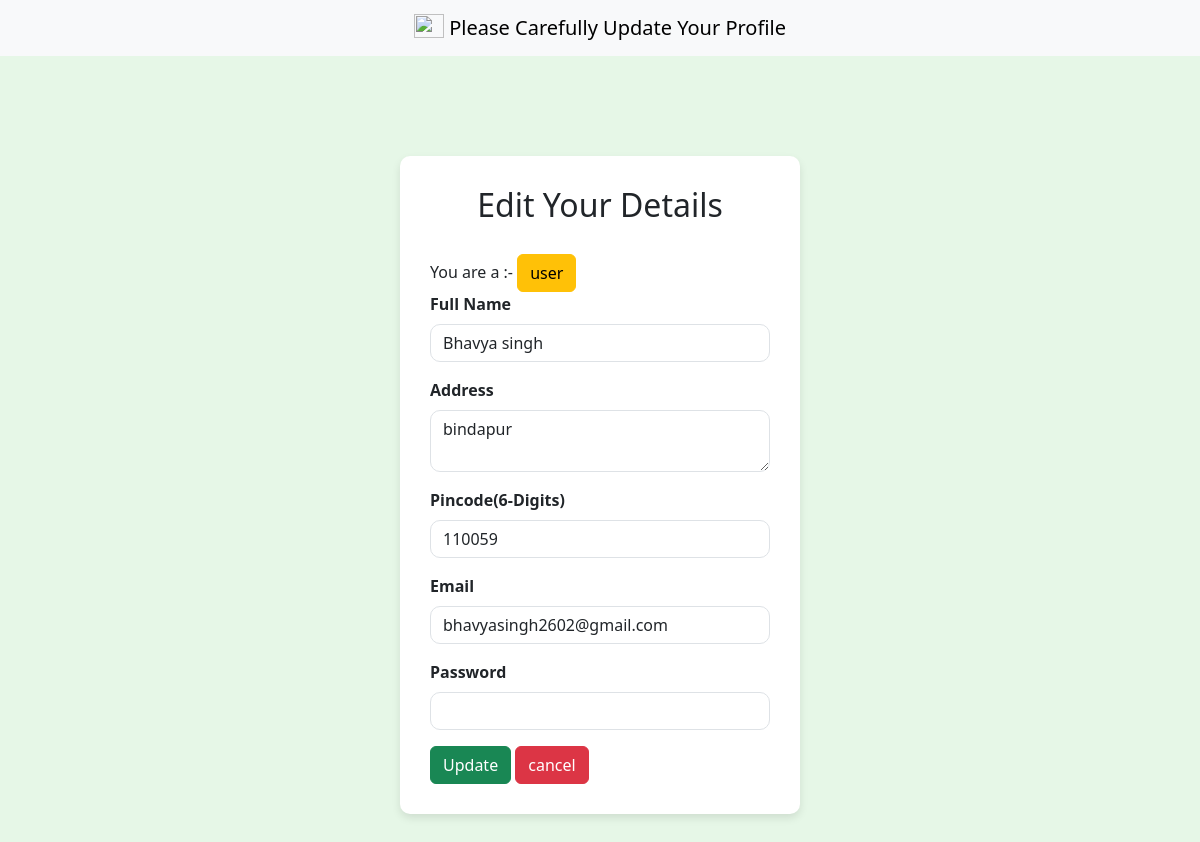
Before: /editprofile/2 (signed in) with the older database file.
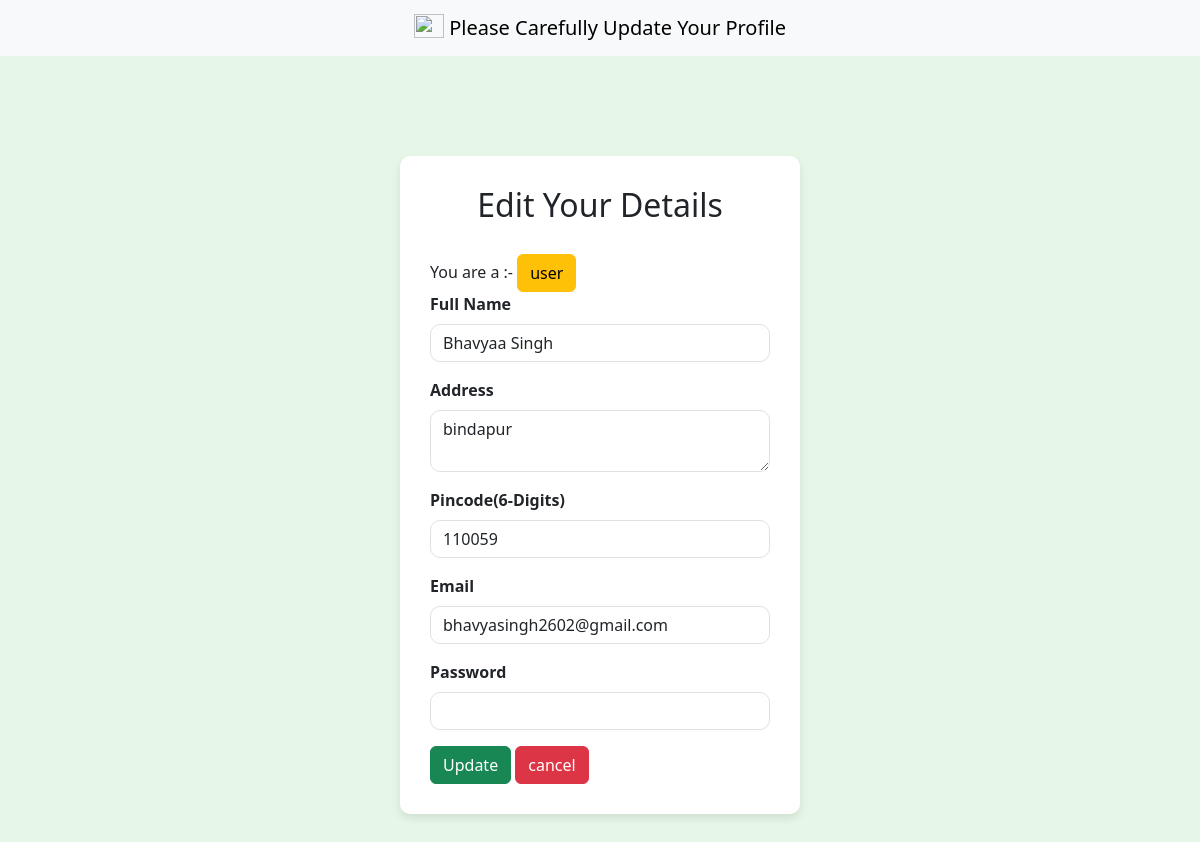
After: the same page with the newer database file.
### models/models.py (models this page shows)
class User(db.Model):
    id= db.Column(db.Integer(),primary_key=True)
    fullname = db.Column(db.String(50),nullable = False)
    email = db.Column(db.String(50),unique = True,nullable = False)
    password = db.Column(db.String(),nullable= False)
    address = db.Column(db.String(200),nullable=False)
    pincode = db.Column(db.Integer(),nullable= False)
    role = db.Column(db.String(10),nullable=False)
    status=db.Column(db.Integer(),nullable=False)

### controllers/controllers.py (the view, shortened to what this page needs)
@controllers.route("/editprofile/<int:id>",methods=["GET","POST"])
def editProfile(id):
    status = session.get("status")
    if status is not None and int(status) > 0:
        theuser=User.query.get(id)
        print(theuser.fullname)
        if not theuser:
            return "User not found", 404
        return render_template("editProfile.html",theuser=theuser)
    else:
        return redirect("/login")

### templates/editProfile.html (shortened to what this page needs)
<!DOCTYPE html>
<html lang="en">
<head>
    <link href="https://cdn.jsdelivr.net/npm/bootstrap@5.3.0-alpha1/dist/css/bootstrap.min.css" rel="stylesheet">
</head>
<body>
    <nav class="navbar bg-body-tertiary">
  <div class="container-fluid text-center">
    <a class="navbar-brand mx-auto " href="#">
      <img src="https://images.pexels.com/photos/164634/pexels-photo-164634.jpeg?_gl=1*1rfblvq*_ga*MTY5NDc0NzA3NC4xNzUzMjk4NzE5*_ga_8JE65Q40S6*czE3NTMyOTg3MTgkbzEkZzEkdDE3NTMyOTg3MjMkajU1JGwwJGgw" width="30" height="24" class="d-inline-block align-text-top" style="align-content: center;">
      Please Carefully Update Your Profile
    </a>
  </div>
        </nav>
    <div class="login-container">
        <h2>Edit Your Details </h2>
        <form action="/editprofile/{{session['id']}}" method="POST">
            <span style="padding-right: 50px;">
                You are a  :-
                <a class="btn btn-warning">{{session["role"]}}</a>
            </span>
            <div class="mb-3">
                <label for="fullname" class="form-label"><b>Full Name</b></label>
                <input type="text" class="form-control" id="fullname"  name ="fullname" required value="{{ theuser.fullname }}">
            </div>
            <div class="mb-3">
                <label for="address" class="form-label"><b>Address</b></label>
                <textarea type="address" class="form-control" id="address" name="address" required >{{ theuser.address }}</textarea>
            </div>
             <div class="mb-3">
                <label for="number" class="form-label"><b>Pincode(6-Digits)</b></label>
                <input type="number" class="form-control" id="pincode" name ="pincode" required  value="{{ theuser.pincode }}">
            </div>
             <div class="mb-3">
                <label for="email" class="form-label"><b> Email</b></label>
                <input type="email" class="form-control" id="email"  name ="email" required value="{{ theuser.email }}">
            </div>
             <div class="mb-3">
                <label for="password" class="form-label"><b>Password</b></label>
                <input type="password" class="form-control" id="password"  name ="password" required >
            </div>
            <button type="submit" class="btn btn-success" >Update</button>
            <a href="/{{session['role']}}/dashboard" class="btn btn-danger">cancel</a>
        </form>
    </div>
</body>
</html>

Changed rows visible on the page:
changed User "user": fullname "Bhavya singh" → "Bhavyaa Singh"
